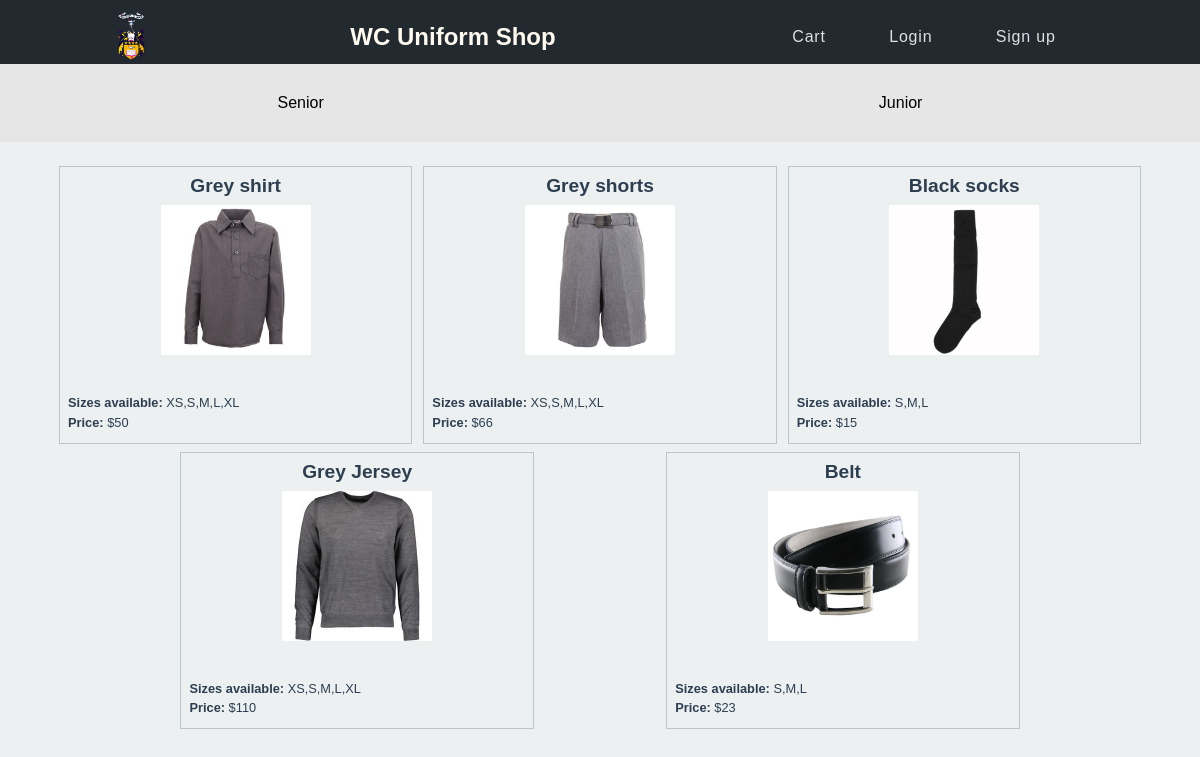
/juniorUniform, run on the app's committed database.
### tables this page shows
CREATE TABLE products
(
	id integer
		constraint products_pk
			primary key autoincrement,
	name varchar(30),
	size varchar(30),
	image varchar(30),
	price decimal(5,2),
	description varchar(300)
, type varchar(30));

### app.py (the view)
@app.route('/juniorUniform')
def juniorUniform():
    con = create_connection(DB_NAME)
    query = 'SELECT id, name, size, image, price, description FROM products WHERE type = ?;'
    cur = con.cursor()
    cur.execute(query,('junior',))
    juniorProduct_list = cur.fetchall()
    con.close
    return render_template('juniorUniform.html', juniorProducts=juniorProduct_list, logged_in=is_logged_in())

### app.py (called while the page is built)
def create_connection(db_file):
    try:
        connection = sqlite3.connect(db_file)
        connection.execute('pragma foreign_keys=ON')
        return connection
    except Error as e:
        print(e)
    return None

def is_logged_in():
    if session.get("email") is None:
        return False
    else:
        return True

### templates/juniorUniform.html (shortened to what this page needs)
{% extends 'base.html' %}
{%block product%}
<div class = 'product-nav'>
    <ul>
        <li><a href="/seniorUniform">Senior</a></li>
        <li><a href="/juniorUniform">Junior</a></li>
    </ul>
</div>
{%endblock%}
{% block main %}
<div class="products">
    {% for juniorUniform in juniorProducts %}
    <div class="product-box">
        <div class="product-box-heading">
            <h3>{{ juniorUniform[1] }}</h3>
        </div>
        <div class="product-box-image">
            <img src="static/images/{{ juniorUniform[3] }}" alt="{{ juniorUniform[1]}}">
        </div>
        <div class="product-box-info">
            <p><strong>Sizes available: </strong>{{ juniorUniform[2] }}</p>
            <p><strong>Price: </strong>${{ juniorUniform[4] }}</p>
        </div>
    </div>
    {% endfor %}
</div>
{% endblock %}

### templates/base.html (shortened to what this page needs)
<!doctype html>
<html lang = 'en'>
<head>
    <link href="{{ url_for('static', filename='css/mystyles.css') }}" rel="stylesheet">
</head>
<body>
<header class = 'menu'>
    <div class = 'menu-wrap'>
        <a class = 'skip-link' href="/"><img src = {{url_for('static', filename = 'images/logo3.0.png')}} class = 'logo-img' alt="School Logo"></a>
        <h1><a href="/">WC Uniform Shop</a></h1>
        <nav>
            {% include 'nav.html' %}
        </nav>
    </div>
    {%block product%}
    {%endblock%}
</header>
<main>
<div class = "container">
        {% block main %}
        {% endblock %}
</div>
</main>
</body>
</html>

### templates/nav.html
    <ul>
        <li><a href="/cart">Cart</a></li>
        {%if logged_in%}
        <li><a href="/logout">Log Out</a></li>
        {% else %}
        <li><a href="/login">Login</a></li>
        <li><a href="/signup">Sign up</a></li>
        {%endif%}
    </ul>

### static/css/mystyles.css (style rules this page uses)
* { margin: 0; padding: 0; box-sizing: border-box; font-family: sans-serif; }
body { background-color: rgba(236, 240, 241, 1.0); }
header { height: 70px; background-color: #22292F; padding: 10px 0; }
.menu-wrap { display: flex; justify-content: space-between; padding: 0 15px; }
.menu-wrap h1 { color: floralwhite; font-size: 1.5em; display: flex; margin: auto auto; }
.menu-wrap h1 a { text-decoration: none; color: floralwhite; }
.logo-img { height: 50px; }
nav { position: absolute; background-color: #3D4852; top:63px; left:0; width: 100%; z-index: 1; }
nav ul { list-style-type: none; max-height: 0; overflow:hidden; transition: all 0.5s; position: relative; z-index: 2; }
nav ul li { padding: 0 15px; }
nav ul li a { display: inline-block; padding: 12px; color: #DAE1E7; text-decoration: none; letter-spacing: 0.05em; }
.product-nav { position: initial; left:0; width: 100%; background-color: rgb(230,230,230); padding: 30px 0; }
.product-nav ul { display: flex; }
.product-nav ul li { display: flex; margin: auto auto; }
.product-nav ul li a { color: black; text-decoration: none; }
.product-box img { width:90%; display: block; margin: auto auto; max-width:150px; }
.products { position: relative; top: 80px; display: flex; flex-direction: column; padding: 1em 3em; align-items: center; }
.product-box { width:100%; border: 1px solid rgba(189, 195, 199, 1.0); color: rgba(44, 62, 80, 1.0); margin-bottom: 0.5rem; }
.product-box-heading { padding: 0.5rem; }
.product-box-info { padding: 0.5rem; margin-top: 2em; }
.product-box h3 { font-size: 1.2rem; text-align: center; }
.product-box p { font-size: 0.8rem; margin-bottom: 0.3rem; }
@media (min-width: 850px) { .menu-wrap * { margin: auto; } }
@media (min-width: 850px) { .menu-wrap h1 { visibility: visible; display: flex; margin: auto auto; color: floralwhite; } }
@media (min-width: 850px) { nav { position: initial; top: -10px; background-color: transparent; width: fit-content; } }
@media (min-width: 850px) { nav ul { max-height: 70px; text-align: right; } }
@media (min-width: 850px) { nav ul li { display: inline-flex; padding-left: 20px; } }
@media (min-width: 850px) { .products { flex-direction: unset; flex-wrap: wrap; justify-content: space-evenly; padding: 1em 3em; } }
@media (min-width: 850px) { .product-box { width: 32%; } }
@media (min-width: 850px) { .product-box-image { height: 150px; overflow: hidden; } }

### data on the page
products: name "Grey shirt", image (picture), size "XS,S,M,L,XL", price "50"
products: name "Grey shorts", image (picture), size "XS,S,M,L,XL", price "66"
products: name "Black socks", image (picture), size "S,M,L", price "15"
products: name "Grey Jersey", image (picture), size "XS,S,M,L,XL", price "110"
products: name "Belt", image (picture), size "S,M,L", price "23"
